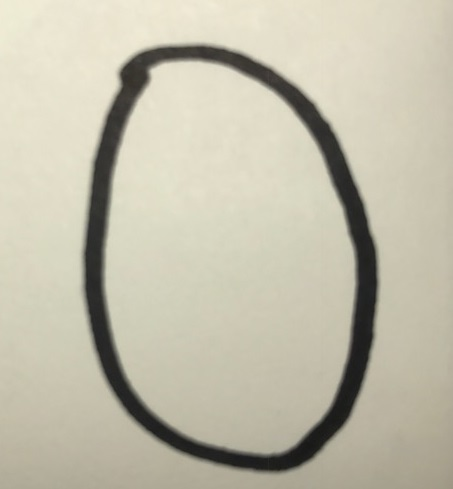
#> input picture DNN_5_13_2018/Test images/r0.jpg, 453 x 489 px
$ python -i Preprocessing.py   (imports and definitions only)   (older library calls are emulated)
#> lines starting #> are read from the running program, lines starting #| are printed output that depends on the picture
#
# Christopher Blanks 5/13/2018
#
# Purpose:
#
# This script is responsible for the preprocessing part of the automated process.
# It attempts to binarize the image data, so that only grayscale values remain. In
# additon, it flips the pixels values, so that black will be 255 and white will be 0.
# There certainly is room for improvement (maybe not converting image into black and white
# and find another method to binarize the values).
#
#
# Notes:
# - The first pic_proc uses open CV to preprocess and writes the values into a csv format
#
# - The second pic_proc uses the built_in PIL to preprocess and return a list to be used
#   in another script
#
# - Couldn't get a decent version of opencv on the RasPi, so the pic_proc2 is the one in current use


from PIL import Image
#import cv2


def pic_proc(pic):
    """ OpenCV method of preprocessing """

    #pic_sel = str(input('What image file would you like to select?\n>'))
    pic_sel = pic
    try:
        im = cv2.imread(pic_sel)
    except:
        print('Did not work. Try again!')
        raise NameError

    new_size = cv2.resize(im, (28, 28)) #size for neural network
    gray_image = cv2.cvtColor(new_size, cv2.COLOR_BGR2GRAY)

    #threshold determines whether black or white for each pixel
    thresh = 127
    im_bw = cv2.threshold(gray_image, thresh, 255, cv2.THRESH_BINARY)[1]
    cv2.imwrite('blackwhite.png', im_bw)
    cv2.imshow('image',im_bw)

    count = 0
    with open('output_file3.csv','w+') as f:
        f.write('-1,') #placeholder value
        for i in range(new_size.shape[0]):
            for j in range(new_size.shape[1]):
                count = count+1
                if count<784:
                    gray_val = 255 - float(im_bw[i][j]) #flips values in order to match the MNIST set
                    f.write('{},'.format(gray_val))


def pic_proc2(picture):
    """ PIL alternative to opencv method; Creates a list instead of a CSV file."""

    try:
        im = Image.open(picture).convert('1') #should be greyscale
    except:
        print('Did not work. Try again!')
        raise NameError
    im.save('before_thumbnail.png')

    im.thumbnail((28,28), Image.ANTIALIAS)
    im = im.resize((28,28)) #resizes the thumbnail to the correct value

    #im.show(im) #have to install imagemagick to display imagesave
    im.save('dnn_pic.png')

    pixels = list(im.getdata()) #gathers pixel data in an internal PIL data structure

    pixel_list = [-1] #placeholder value to replace the label

    for i in pixels:
        temp = 255 - i #Flips the binary values so that black will be 255 and white is 0
        pixel_list.append(temp)

    return pixel_list


# test execution when the file is executed
#pic_proc2('r3.jpg')


>>> import cv2
>>> picture = cv2.imread('Test images/r0.jpg', cv2.IMREAD_GRAYSCALE)
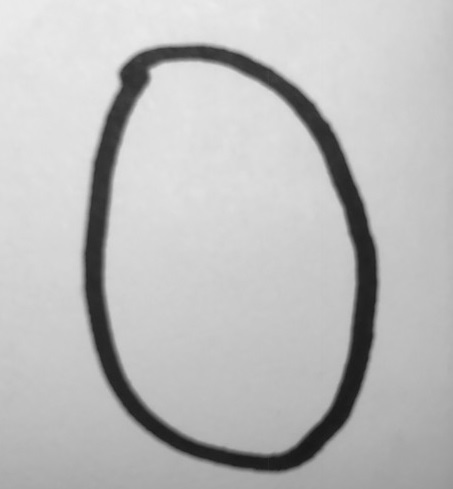
#> picture: shape (489, 453); min 23, max 235, mean 188.1
#> (the run stopped early here; a loop or call above may not have finished)

$ run again, on DNN_5_13_2018/Test images/r3.jpg
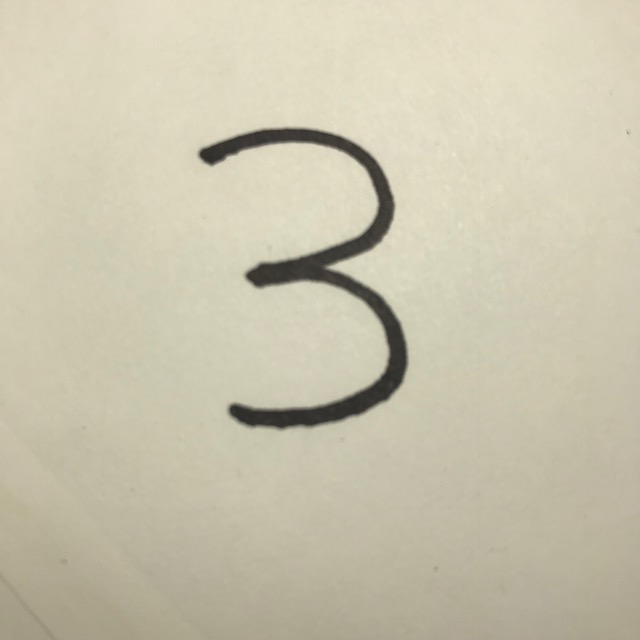
#> input picture DNN_5_13_2018/Test images/r3.jpg, 640 x 640 px
#> `picture = cv2.imread('Test images/r0.jpg', cv2.IMREAD_GRAYSCALE)`:
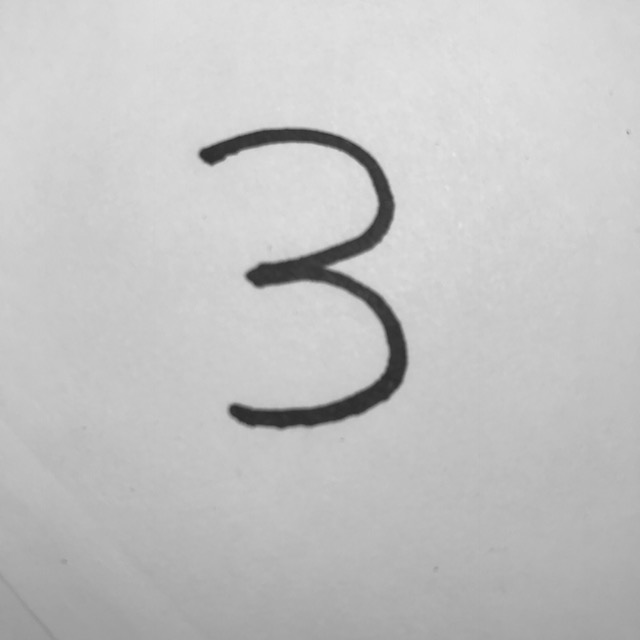
#> picture: shape (640, 640); min 43, max 231, mean 194.9
